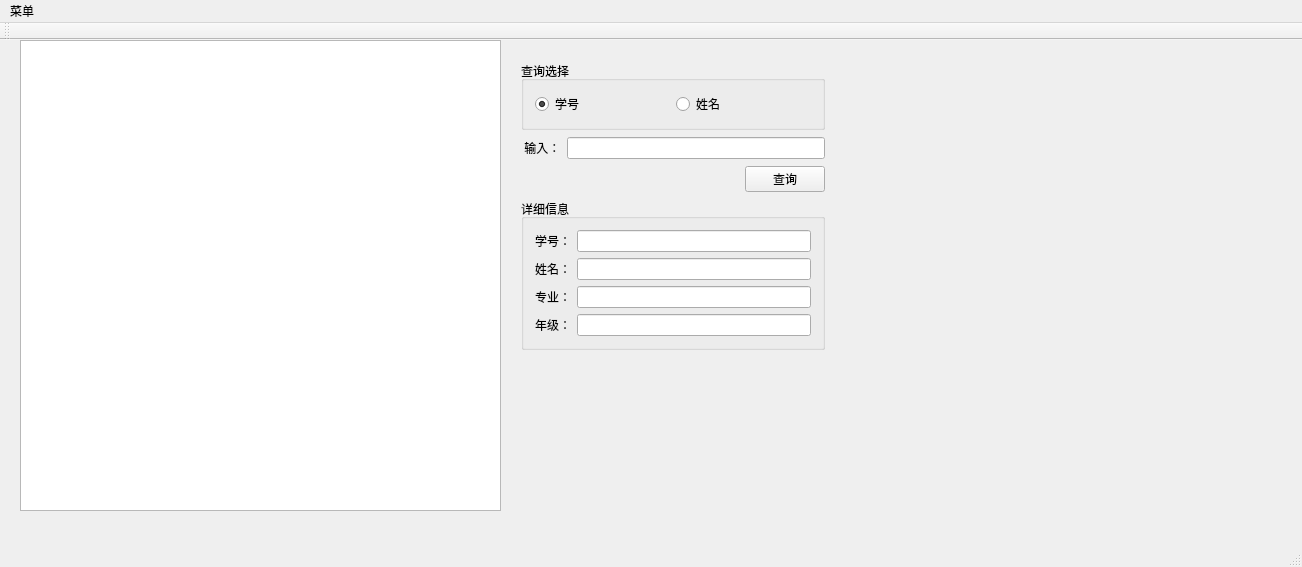
<?xml version="1.0" encoding="UTF-8"?>
<ui version="4.0">
 <class>ScoreWindow</class>
 <widget class="QMainWindow" name="ScoreWindow">
  <property name="geometry">
   <rect>
    <x>0</x>
    <y>0</y>
    <width>1302</width>
    <height>567</height>
   </rect>
  </property>
  <property name="windowTitle">
   <string>ScoreWindow</string>
  </property>
  <property name="iconSize">
   <size>
    <width>20</width>
    <height>30</height>
   </size>
  </property>
  <widget class="QWidget" name="centralWidget">
   <widget class="QTextEdit" name="textEdit">
    <property name="geometry">
     <rect>
      <x>20</x>
      <y>0</y>
      <width>481</width>
      <height>471</height>
     </rect>
    </property>
   </widget>
   <widget class="QWidget" name="layoutWidget">
    <property name="geometry">
     <rect>
      <x>510</x>
      <y>10</y>
      <width>326</width>
      <height>453</height>
     </rect>
    </property>
    <layout class="QVBoxLayout" name="verticalLayout_5" stretch="0,0,0,0,0">
     <property name="spacing">
      <number>7</number>
     </property>
     <property name="bottomMargin">
      <number>0</number>
     </property>
     <item>
      <widget class="QGroupBox" name="groupBox">
       <property name="title">
        <string>查询选择</string>
       </property>
       <layout class="QHBoxLayout" name="horizontalLayout">
        <item>
         <widget class="QRadioButton" name="searchNumber">
          <property name="text">
           <string>学号</string>
          </property>
          <property name="iconSize">
           <size>
            <width>71</width>
            <height>20</height>
           </size>
          </property>
          <property name="checked">
           <bool>true</bool>
          </property>
         </widget>
        </item>
        <item>
         <widget class="QRadioButton" name="searchName">
          <property name="text">
           <string>姓名</string>
          </property>
          <property name="checked">
           <bool>false</bool>
          </property>
         </widget>
        </item>
       </layout>
      </widget>
     </item>
     <item>
      <layout class="QHBoxLayout" name="horizontalLayout_2">
       <item>
        <widget class="QLabel" name="label">
         <property name="text">
          <string> 输入：</string>
         </property>
        </widget>
       </item>
       <item>
        <widget class="QLineEdit" name="searchEdit"/>
       </item>
      </layout>
     </item>
     <item>
      <layout class="QHBoxLayout" name="horizontalLayout_3">
       <item>
        <spacer name="horizontalSpacer">
         <property name="orientation">
          <enum>Qt::Horizontal</enum>
         </property>
         <property name="sizeHint" stdset="0">
          <size>
           <width>40</width>
           <height>20</height>
          </size>
         </property>
        </spacer>
       </item>
       <item>
        <widget class="QPushButton" name="pushButton">
         <property name="text">
          <string>查询</string>
         </property>
        </widget>
       </item>
      </layout>
     </item>
     <item>
      <widget class="QGroupBox" name="groupBox_2">
       <property name="title">
        <string>详细信息</string>
       </property>
       <layout class="QVBoxLayout" name="verticalLayout_4">
        <item>
         <layout class="QVBoxLayout" name="verticalLayout_3">
          <item>
           <layout class="QHBoxLayout" name="horizontalLayout_4">
            <item>
             <widget class="QLabel" name="std_number">
              <property name="text">
               <string>学号：</string>
              </property>
             </widget>
            </item>
            <item>
             <widget class="QLineEdit" name="edit_Number"/>
            </item>
           </layout>
          </item>
          <item>
           <layout class="QHBoxLayout" name="horizontalLayout_5">
            <item>
             <widget class="QLabel" name="std_name">
              <property name="text">
               <string>姓名：</string>
              </property>
             </widget>
            </item>
            <item>
             <widget class="QLineEdit" name="edit_Name"/>
            </item>
           </layout>
          </item>
          <item>
           <layout class="QHBoxLayout" name="horizontalLayout_6">
            <item>
             <widget class="QLabel" name="std_profession">
              <property name="text">
               <string>专业：</string>
              </property>
             </widget>
            </item>
            <item>
             <widget class="QLineEdit" name="edit_Profession"/>
            </item>
           </layout>
          </item>
          <item>
           <layout class="QHBoxLayout" name="horizontalLayout_7">
            <item>
             <widget class="QLabel" name="std_class">
              <property name="text">
               <string>年级：</string>
              </property>
             </widget>
            </item>
            <item>
             <widget class="QLineEdit" name="edit_Class"/>
            </item>
           </layout>
          </item>
         </layout>
        </item>
       </layout>
      </widget>
     </item>
     <item>
      <spacer name="verticalSpacer">
       <property name="orientation">
        <enum>Qt::Vertical</enum>
       </property>
       <property name="sizeHint" stdset="0">
        <size>
         <width>20</width>
         <height>158</height>
        </size>
       </property>
      </spacer>
     </item>
    </layout>
   </widget>
  </widget>
  <widget class="QMenuBar" name="menuBar">
   <property name="geometry">
    <rect>
     <x>0</x>
     <y>0</y>
     <width>1302</width>
     <height>26</height>
    </rect>
   </property>
   <widget class="QMenu" name="menu">
    <property name="title">
     <string>菜单</string>
    </property>
    <addaction name="btn_add"/>
    <addaction name="btn_import"/>
    <addaction name="btn_outport1"/>
    <addaction name="btn_outport2"/>
    <addaction name="btn_outport3"/>
   </widget>
   <addaction name="menu"/>
  </widget>
  <widget class="QToolBar" name="mainToolBar">
   <attribute name="toolBarArea">
    <enum>TopToolBarArea</enum>
   </attribute>
   <attribute name="toolBarBreak">
    <bool>false</bool>
   </attribute>
  </widget>
  <widget class="QStatusBar" name="statusBar"/>
  <action name="btn_add">
   <property name="text">
    <string>信息录入</string>
   </property>
  </action>
  <action name="btn_import">
   <property name="text">
    <string>批量导入</string>
   </property>
  </action>
  <action name="btn_outport1">
   <property name="text">
    <string>导出t_courses</string>
   </property>
  </action>
  <action name="btn_outport2">
   <property name="text">
    <string>导出t_stud_course_info</string>
   </property>
  </action>
  <action name="btn_outport3">
   <property name="text">
    <string>导出t_stud_info</string>
   </property>
  </action>
 </widget>
 <layoutdefault spacing="6" margin="11"/>
 <resources/>
 <connections/>
</ui>
